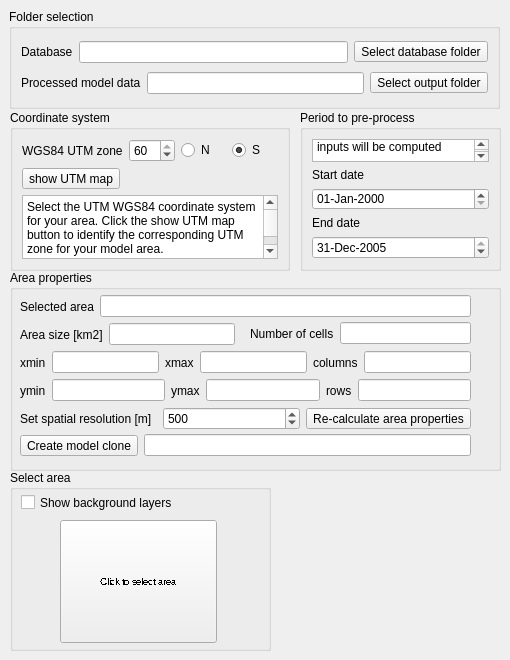
     <widget class="QWidget" name="generalTab">
      <attribute name="title">
       <string>General settings</string>
      </attribute>
      <widget class="QGroupBox" name="foldersGroupBox">
       <property name="geometry">
        <rect>
         <x>9</x>
         <y>9</y>
         <width>491</width>
         <height>100</height>
        </rect>
       </property>
       <property name="title">
        <string>Folder selection</string>
       </property>
       <property name="flat">
        <bool>true</bool>
       </property>
       <layout class="QVBoxLayout" name="verticalLayout_2">
        <item>
         <layout class="QHBoxLayout" name="horizontalLayout_2">
          <item>
           <widget class="QLabel" name="databaseLabel">
            <property name="text">
             <string>Database</string>
            </property>
           </widget>
          </item>
          <item>
           <widget class="QLineEdit" name="databaseLineEdit">
            <property name="readOnly">
             <bool>true</bool>
            </property>
           </widget>
          </item>
          <item>
           <widget class="QToolButton" name="databaseFolderButton">
            <property name="text">
             <string>Select database folder</string>
            </property>
           </widget>
          </item>
         </layout>
        </item>
        <item>
         <layout class="QHBoxLayout" name="horizontalLayout">
          <item>
           <widget class="QLabel" name="processedModelDataLabel">
            <property name="text">
             <string>Processed model data</string>
            </property>
           </widget>
          </item>
          <item>
           <widget class="QLineEdit" name="resultsLineEdit">
            <property name="readOnly">
             <bool>true</bool>
            </property>
           </widget>
          </item>
          <item>
           <widget class="QToolButton" name="resultsFolderButton">
            <property name="text">
             <string>Select output folder</string>
            </property>
           </widget>
          </item>
         </layout>
        </item>
       </layout>
      </widget>
      <widget class="QGroupBox" name="periodProcessGroupBox">
       <property name="geometry">
        <rect>
         <x>300</x>
         <y>110</y>
         <width>201</width>
         <height>161</height>
        </rect>
       </property>
       <property name="title">
        <string>Period to pre-process</string>
       </property>
       <property name="flat">
        <bool>true</bool>
       </property>
       <layout class="QVBoxLayout" name="verticalLayout_17">
        <item>
         <widget class="QPlainTextEdit" name="plainTextEdit">
          <property name="plainText">
           <string>Dates in which preprocess inputs will be computed
</string>
          </property>
          <property name="backgroundVisible">
           <bool>false</bool>
          </property>
          <property name="centerOnScroll">
           <bool>false</bool>
          </property>
         </widget>
        </item>
        <item>
         <widget class="QLabel" name="startDateLabel">
          <property name="text">
           <string>Start date</string>
          </property>
          <property name="alignment">
           <set>Qt::AlignLeading|Qt::AlignLeft|Qt::AlignVCenter</set>
          </property>
         </widget>
        </item>
        <item>
         <widget class="QDateEdit" name="startDateEdit">
          <property name="displayFormat">
           <string>dd-MMM-yyyy</string>
          </property>
         </widget>
        </item>
        <item>
         <widget class="QLabel" name="endDateLabel">
          <property name="text">
           <string>End date</string>
          </property>
          <property name="alignment">
           <set>Qt::AlignLeading|Qt::AlignLeft|Qt::AlignVCenter</set>
          </property>
         </widget>
        </item>
        <item>
         <widget class="QDateEdit" name="endDateEdit">
          <property name="displayFormat">
           <string>dd-MMM-yyyy</string>
          </property>
          <property name="date">
           <date>
            <year>2005</year>
            <month>12</month>
            <day>31</day>
           </date>
          </property>
         </widget>
        </item>
       </layout>
      </widget>
      <widget class="QGroupBox" name="coordinateSystemGroupBox">
       <property name="geometry">
        <rect>
         <x>10</x>
         <y>110</y>
         <width>280</width>
         <height>161</height>
        </rect>
       </property>
       <property name="title">
        <string>Coordinate system</string>
       </property>
       <property name="flat">
        <bool>true</bool>
       </property>
       <layout class="QVBoxLayout" name="verticalLayout_8">
        <item>
         <layout class="QVBoxLayout" name="verticalLayout_3">
          <item>
           <layout class="QHBoxLayout" name="horizontalLayout_5">
            <item>
             <widget class="QLabel" name="utmLabel">
              <property name="text">
               <string>WGS84 UTM zone</string>
              </property>
             </widget>
            </item>
            <item>
             <widget class="QSpinBox" name="utmSpinBox">
              <property name="minimum">
               <number>1</number>
              </property>
              <property name="maximum">
               <number>60</number>
              </property>
              <property name="value">
               <number>60</number>
              </property>
             </widget>
            </item>
            <item>
             <widget class="QRadioButton" name="utmNRadioButton">
              <property name="text">
               <string>N</string>
              </property>
              <property name="checked">
               <bool>false</bool>
              </property>
             </widget>
            </item>
            <item>
             <widget class="QRadioButton" name="utmSRadioButton">
              <property name="text">
               <string>S</string>
              </property>
              <property name="checked">
               <bool>true</bool>
              </property>
             </widget>
            </item>
           </layout>
          </item>
          <item>
           <widget class="QToolButton" name="showUTMMapButton">
            <property name="text">
             <string>show UTM map</string>
            </property>
           </widget>
          </item>
         </layout>
        </item>
        <item>
         <widget class="QPlainTextEdit" name="utmInfoLineEdit">
          <property name="readOnly">
           <bool>true</bool>
          </property>
          <property name="plainText">
           <string>Select the UTM WGS84 coordinate system for your area. Click the show UTM map
button to identify the corresponding UTM zone for your model area.</string>
          </property>
         </widget>
        </item>
       </layout>
      </widget>
      <widget class="QGroupBox" name="areaPropertiesGroupBox">
       <property name="enabled">
        <bool>true</bool>
       </property>
       <property name="geometry">
        <rect>
         <x>10</x>
         <y>270</y>
         <width>491</width>
         <height>201</height>
        </rect>
       </property>
       <property name="title">
        <string>Area properties</string>
       </property>
       <property name="flat">
        <bool>true</bool>
       </property>
       <widget class="QWidget" name="horizontalLayoutWidget_8">
        <property name="geometry">
         <rect>
          <x>10</x>
          <y>51</y>
          <width>215</width>
          <height>27</height>
         </rect>
        </property>
        <layout class="QHBoxLayout" name="horizontalLayout_9">
         <item>
          <widget class="QLabel" name="areaSizeLabel">
           <property name="text">
            <string>Area size [km2]</string>
           </property>
          </widget>
         </item>
         <item>
          <widget class="QLineEdit" name="areaSizeLineEdit">
           <property name="readOnly">
            <bool>true</bool>
           </property>
          </widget>
         </item>
        </layout>
       </widget>
       <widget class="QWidget" name="horizontalLayoutWidget_9">
        <property name="geometry">
         <rect>
          <x>10</x>
          <y>79</y>
          <width>451</width>
          <height>27</height>
         </rect>
        </property>
        <layout class="QHBoxLayout" name="horizontalLayout_8">
         <item>
          <widget class="QLabel" name="xminLabel">
           <property name="text">
            <string>xmin</string>
           </property>
          </widget>
         </item>
         <item>
          <widget class="QLineEdit" name="xminLineEdit">
           <property name="readOnly">
            <bool>true</bool>
           </property>
          </widget>
         </item>
         <item>
          <widget class="QLabel" name="xmaxLabel">
           <property name="text">
            <string>xmax</string>
           </property>
          </widget>
         </item>
         <item>
          <widget class="QLineEdit" name="xmaxLineEdit">
           <property name="readOnly">
            <bool>true</bool>
           </property>
          </widget>
         </item>
         <item>
          <widget class="QLabel" name="columnsLabel">
           <property name="text">
            <string>columns</string>
           </property>
          </widget>
         </item>
         <item>
          <widget class="QLineEdit" name="columnsLineEdit">
           <property name="readOnly">
            <bool>true</bool>
           </property>
          </widget>
         </item>
        </layout>
       </widget>
       <widget class="QWidget" name="horizontalLayoutWidget_10">
        <property name="geometry">
         <rect>
          <x>10</x>
          <y>107</y>
          <width>451</width>
          <height>27</height>
         </rect>
        </property>
        <layout class="QHBoxLayout" name="horizontalLayout_10">
         <item>
          <widget class="QLabel" name="yminLabel">
           <property name="text">
            <string>ymin</string>
           </property>
          </widget>
         </item>
         <item>
          <widget class="QLineEdit" name="yminLineEdit">
           <property name="readOnly">
            <bool>true</bool>
           </property>
          </widget>
         </item>
         <item>
          <widget class="QLabel" name="ymaxLabel">
           <property name="text">
            <string>ymax</string>
           </property>
          </widget>
         </item>
         <item>
          <widget class="QLineEdit" name="ymaxLineEdit">
           <property name="readOnly">
            <bool>true</bool>
           </property>
          </widget>
         </item>
         <item>
          <widget class="QLabel" name="rowsLabel">
           <property name="text">
            <string>rows</string>
           </property>
          </widget>
         </item>
         <item>
          <widget class="QLineEdit" name="rowsLineEdit">
           <property name="readOnly">
            <bool>true</bool>
           </property>
          </widget>
         </item>
        </layout>
       </widget>
       <widget class="QWidget" name="horizontalLayoutWidget_5">
        <property name="geometry">
         <rect>
          <x>240</x>
          <y>50</y>
          <width>221</width>
          <height>27</height>
         </rect>
        </property>
        <layout class="QHBoxLayout" name="horizontalLayout_6">
         <item>
          <widget class="QLabel" name="numberCellsLabel">
           <property name="text">
            <string>Number of cells</string>
           </property>
          </widget>
         </item>
         <item>
          <widget class="QLineEdit" name="numberCellsLineEdit">
           <property name="readOnly">
            <bool>true</bool>
           </property>
          </widget>
         </item>
        </layout>
       </widget>
       <widget class="QWidget" name="horizontalLayoutWidget_4">
        <property name="geometry">
         <rect>
          <x>10</x>
          <y>135</y>
          <width>451</width>
          <height>27</height>
         </rect>
        </property>
        <layout class="QHBoxLayout" name="horizontalLayout_3">
         <item>
          <widget class="QLabel" name="spatialResolutionLabel">
           <property name="text">
            <string>Set spatial resolution [m]</string>
           </property>
          </widget>
         </item>
         <item>
          <widget class="QSpinBox" name="spatialResolutionSpinBox">
           <property name="maximum">
            <number>100000</number>
           </property>
           <property name="singleStep">
            <number>10</number>
           </property>
           <property name="value">
            <number>500</number>
           </property>
          </widget>
         </item>
         <item>
          <widget class="QToolButton" name="calculateAreaPropsButton">
           <property name="text">
            <string>Re-calculate area properties</string>
           </property>
          </widget>
         </item>
        </layout>
       </widget>
       <widget class="QWidget" name="horizontalLayoutWidget_2">
        <property name="geometry">
         <rect>
          <x>10</x>
          <y>23</y>
          <width>451</width>
          <height>27</height>
         </rect>
        </property>
        <layout class="QHBoxLayout" name="horizontalLayout_11">
         <item>
          <widget class="QLabel" name="selectedAreaMapLabel">
           <property name="text">
            <string>Selected area</string>
           </property>
          </widget>
         </item>
         <item>
          <widget class="QLineEdit" name="selectedAreaMapLineEdit">
           <property name="readOnly">
            <bool>true</bool>
           </property>
          </widget>
         </item>
        </layout>
       </widget>
       <widget class="QWidget" name="horizontalLayoutWidget_3">
        <property name="geometry">
         <rect>
          <x>10</x>
          <y>160</y>
          <width>451</width>
          <height>31</height>
         </rect>
        </property>
        <layout class="QHBoxLayout" name="horizontalLayout_12">
         <item>
          <widget class="QToolButton" name="createModelCloneButton">
           <property name="text">
            <string>Create model clone</string>
           </property>
          </widget>
         </item>
         <item>
          <widget class="QLineEdit" name="cloneLineEdit">
           <property name="readOnly">
            <bool>true</bool>
           </property>
          </widget>
         </item>
        </layout>
       </widget>
      </widget>
      <widget class="QGroupBox" name="selectAreagroupBox">
       <property name="geometry">
        <rect>
         <x>10</x>
         <y>470</y>
         <width>261</width>
         <height>181</height>
        </rect>
       </property>
       <property name="font">
        <font>
         <weight>50</weight>
         <bold>false</bold>
        </font>
       </property>
       <property name="autoFillBackground">
        <bool>false</bool>
       </property>
       <property name="title">
        <string>Select area</string>
       </property>
       <property name="flat">
        <bool>true</bool>
       </property>
       <widget class="QToolButton" name="selectAreaButton">
        <property name="geometry">
         <rect>
          <x>50</x>
          <y>50</y>
          <width>157</width>
          <height>123</height>
         </rect>
        </property>
        <property name="palette">
         <palette>
          <active>
           <colorrole role="ButtonText">
            <brush brushstyle="SolidPattern">
             <color alpha="255">
              <red>0</red>
              <green>0</green>
              <blue>0</blue>
             </color>
            </brush>
           </colorrole>
           <colorrole role="Link">
            <brush brushstyle="SolidPattern">
             <color alpha="255">
              <red>0</red>
              <green>0</green>
              <blue>0</blue>
             </color>
            </brush>
           </colorrole>
          </active>
          <inactive>
           <colorrole role="ButtonText">
            <brush brushstyle="SolidPattern">
             <color alpha="255">
              <red>0</red>
              <green>0</green>
              <blue>0</blue>
             </color>
            </brush>
           </colorrole>
           <colorrole role="Link">
            <brush brushstyle="SolidPattern">
             <color alpha="255">
              <red>0</red>
              <green>0</green>
              <blue>0</blue>
             </color>
            </brush>
           </colorrole>
          </inactive>
          <disabled>
           <colorrole role="ButtonText">
            <brush brushstyle="SolidPattern">
             <color alpha="255">
              <red>120</red>
              <green>120</green>
              <blue>120</blue>
             </color>
            </brush>
           </colorrole>
           <colorrole role="Link">
            <brush brushstyle="SolidPattern">
             <color alpha="255">
              <red>0</red>
              <green>0</green>
              <blue>0</blue>
             </color>
            </brush>
           </colorrole>
          </disabled>
         </palette>
        </property>
        <property name="font">
         <font>
          <family>MS Shell Dlg 2</family>
          <pointsize>7</pointsize>
          <weight>50</weight>
          <italic>false</italic>
          <bold>false</bold>
          <stylestrategy>NoAntialias</stylestrategy>
         </font>
        </property>
        <property name="cursor">
         <cursorShape>PointingHandCursor</cursorShape>
        </property>
        <property name="mouseTracking">
         <bool>false</bool>
        </property>
        <property name="autoFillBackground">
         <bool>true</bool>
        </property>
        <property name="text">
         <string>Click to select area</string>
        </property>
        <property name="icon">
         <iconset resource="resources.qrc">
          <normaloff>:/plugins/SphyPlugin/images/select_area.png</normaloff>:/plugins/SphyPlugin/images/select_area.png</iconset>
        </property>
        <property name="iconSize">
         <size>
          <width>150</width>
          <height>150</height>
         </size>
        </property>
        <property name="toolButtonStyle">
         <enum>Qt::ToolButtonTextUnderIcon</enum>
        </property>
       </widget>
       <widget class="QCheckBox" name="showBackgroundMapcheckBox">
        <property name="geometry">
         <rect>
          <x>11</x>
          <y>24</y>
          <width>158</width>
          <height>17</height>
         </rect>
        </property>
        <property name="text">
         <string>Show background layers</string>
        </property>
       </widget>
       <zorder>showBackgroundMapcheckBox</zorder>
       <zorder>selectAreaButton</zorder>
      </widget>
      <widget class="QLabel" name="label_4">
       <property name="geometry">
        <rect>
         <x>280</x>
         <y>480</y>
         <width>181</width>
         <height>171</height>
        </rect>
       </property>
       <property name="text">
        <string/>
       </property>
       <property name="pixmap">
        <pixmap resource="resources.qrc">:/plugins/SphyPlugin/images/icon.png</pixmap>
       </property>
       <property name="scaledContents">
        <bool>true</bool>
       </property>
       <property name="wordWrap">
        <bool>false</bool>
       </property>
      </widget>
     </widget>
